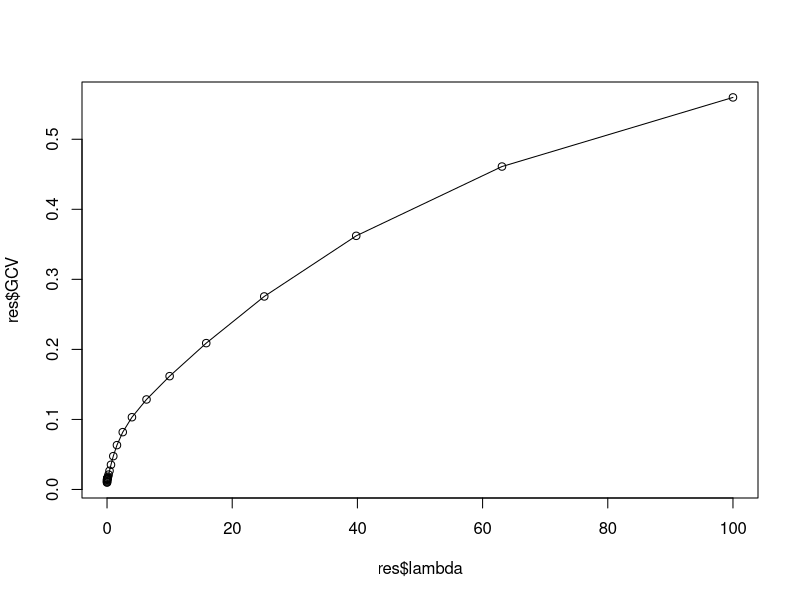

R code for this plot:
library(MASS)
library(datasets)
A<-longley
res <- lm(Employed ~., data = A)
summary(res)
A.1 <- A[,-5]
set.seed(12345)
n <- dim(A.1)[1]
A_rand <- A.1[ order(runif(n)), ]
A_train <- A_rand[1:(n/2),]
A_test <- A_rand[((n/2)+1):n,]
ml = c()
for (i in 1:25){
  ml <- c(ml, 10^(-3 + 0.2 * i))
}
res <- lm.ridge(Employed ~., data = A_train, lambda = ml)
plot(x=res$lambda, y=res$GCV, type="o")
lambda <- res$GCV[which.min(res$GCV)]
res <- lm.ridge(Employed ~., data = A_train, lambda = lambda)
print(res)
for(i in 1:25){
  res.test <- lm(Employed  ~., data = A_train)
  res.error <- (res.test$fitted.values - A_train$Employed) ^ 2
  res <- lm.ridge(Employed ~., data = A_train, lambda = ml[i])
  res.error <- res.error + ml[i] * sum(abs(res$coef))
  print(res.error)
}
